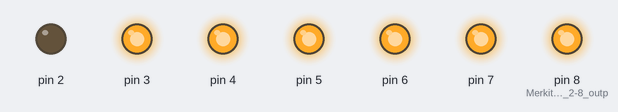
A sketch run on a simulated Arduino Uno, built with avr-gcc and run on an emulated ATmega328P. On the bench: output pins drawn as LEDs (lit = HIGH).

Above: at 0.35 s.
At 1.55 s:
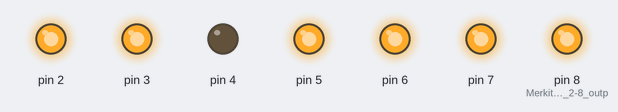
At 2.15 s:
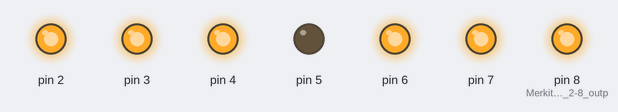
At 2.75 s:
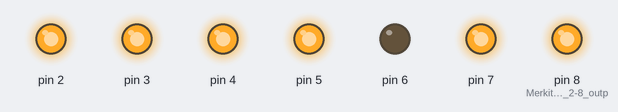
At 4.55 s:
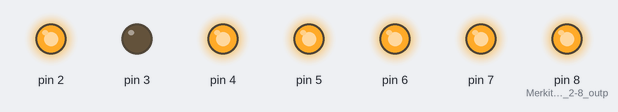
At 6.95 s:
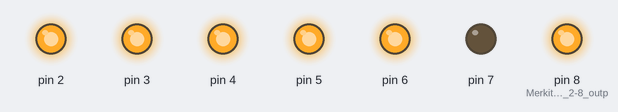
Timing chart, 0 to 8.3 s (numbered marks = the images above):
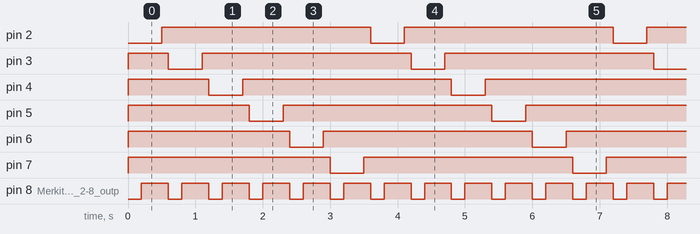

The sketch:

Lesson5.ino
```cpp
void setup() {
  pinMode(2, OUTPUT);
  pinMode(3, OUTPUT);
  pinMode(4, OUTPUT);
  pinMode(5, OUTPUT);
  pinMode(6, OUTPUT);
  pinMode(7, OUTPUT);
  pinMode(8, OUTPUT); // Merkitään pinnit 2-8 outputeiksi
}

void loop() {
  digitalWrite(2, HIGH); // Laitetaan LEDit pois päältä koska kyseessä Anode näyttö joten oletuksena kaikki valot päällä
  digitalWrite(3, HIGH);
  digitalWrite(4, HIGH);
  digitalWrite(5, HIGH);
  digitalWrite(6, HIGH);
  digitalWrite(7, HIGH);
  digitalWrite(8, HIGH);
  for (int i=2; i <= 7; i++){ // For looppi toistuu kunnes on käyty kaikki LEDit paitsi 8 läpi ja siirtyy koodin alkuun
    digitalWrite(8, LOW); // LED 8 päälle
    digitalWrite(i, LOW); // Yksi LEDeistä päälle riippuen monesko kierros loopissa
    delay(200); // Odota 200ms
    digitalWrite(8, HIGH); // LED 8 pois päältä
    delay(300); // Odota 300ms, jotta LEDit eivät vilkkuisi samaan aikaan
    digitalWrite(i, HIGH); // Toinen LEDeistä pois päältä
    delay(100); // Odota 100ms, jotta siirtyminen olisi sulavaa ja siirry loopin alkuun, jolloin seuraava LED menee päälle
  }
}
```

Measured:
- by itself, pin 2, pin 7: alternates HIGH for 3.1 s and LOW for 0.50 s
- by itself, pin 3–6: repeats every 3.6 s: LOW 0.50 s, HIGH 3.1 s
- by itself, pin 8 (Merkitään_pinnit_2-8_outp): alternates HIGH for 0.40 s and LOW for 0.20 s
